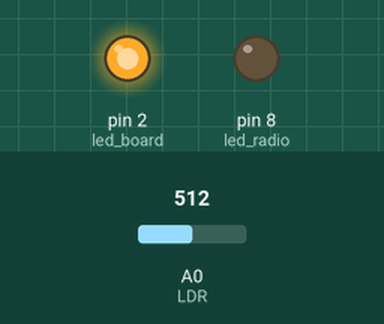
Recording of a sketch running on a simulated Arduino Uno, built with avr-gcc and run on an emulated ATmega328P. Shown: output pins drawn as LEDs (lit = HIGH). Inputs (shaded band) come from the test bench; at power-on: A0 (LDR) = 512.

Above: at 0.1 s.
Timing chart, 0 to 1.6 s (numbered marks = the images above):
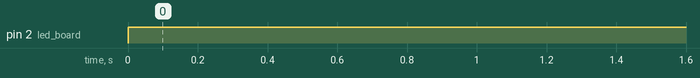

The sketch:

Crono_End_Pos.ino
```cpp
#include <SoftwareSerial.h>
#define rxPin 10
#define txPin 11

SoftwareSerial HC12(rxPin, txPin); //RX and TX of HC-12 module
int trigPin = 5;
int echoPin = 6;
int led_radio = 8;
int led_board = 2;
long duration;
int distance;

int LDR = A0;
int lightStatus = 0;
bool checked = false;

void setup() {
  Serial.begin(9600);
  HC12.begin(9600);

  pinMode(trigPin, OUTPUT);
  pinMode(echoPin, INPUT);
  pinMode(led_radio, OUTPUT);
  pinMode(led_board, OUTPUT);
}

void loop() {
  // digitalWrite(led_board, HIGH);
  // CheckDistance();
  // if(max_distance >= distance && distance >= min_distance){
  //   digitalWrite(led_radio, HIGH);
  //   HC12.write(230);
  //   //Serial.println("END");
  //   Serial.print("distance: ");<
  //   Serial.println(distance);
  // }else{
  //   digitalWrite(led_radio, LOW);
  // }
  digitalWrite(led_board, HIGH);
  laserCheck();
}


bool laserCheck() {

  lightStatus = analogRead(LDR);
  //Serial.println(lightStatus);
  if(lightStatus > 1000)
  {
    HC12.write(230);
    //Serial.println("Arrived!");
    // while(lightStatus < 1000){
    //   Serial.println(lightStatus);
    // }
  }else{
    if(!checked){
      checked = true;
      HC12.write(200);
    }
  }
  // while(lightStatus >= 1000)
  // Serial.println(lightStatus);
  // delay(500);
}
```

Measured:
- by itself, pin 2 (led_board): LOW → HIGH at 0.00 s
